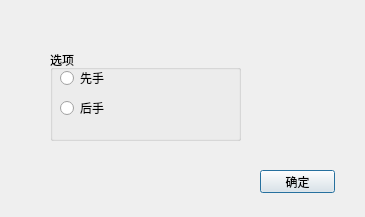
<?xml version="1.0" encoding="UTF-8"?>
<ui version="4.0">
 <class>StartDialog</class>
 <widget class="QDialog" name="StartDialog">
  <property name="geometry">
   <rect>
    <x>0</x>
    <y>0</y>
    <width>365</width>
    <height>217</height>
   </rect>
  </property>
  <property name="windowTitle">
   <string>Dialog</string>
  </property>
  <widget class="QGroupBox" name="groupBox">
   <property name="geometry">
    <rect>
     <x>50</x>
     <y>50</y>
     <width>191</width>
     <height>91</height>
    </rect>
   </property>
   <property name="title">
    <string>选项</string>
   </property>
   <widget class="QRadioButton" name="rd_2">
    <property name="geometry">
     <rect>
      <x>10</x>
      <y>50</y>
      <width>89</width>
      <height>16</height>
     </rect>
    </property>
    <property name="text">
     <string>后手</string>
    </property>
   </widget>
   <widget class="QRadioButton" name="rd_1">
    <property name="geometry">
     <rect>
      <x>10</x>
      <y>20</y>
      <width>89</width>
      <height>16</height>
     </rect>
    </property>
    <property name="text">
     <string>先手</string>
    </property>
   </widget>
  </widget>
  <widget class="QPushButton" name="bt_sure">
   <property name="geometry">
    <rect>
     <x>260</x>
     <y>170</y>
     <width>75</width>
     <height>23</height>
    </rect>
   </property>
   <property name="text">
    <string>确定</string>
   </property>
  </widget>
 </widget>
 <resources/>
 <connections/>
</ui>
